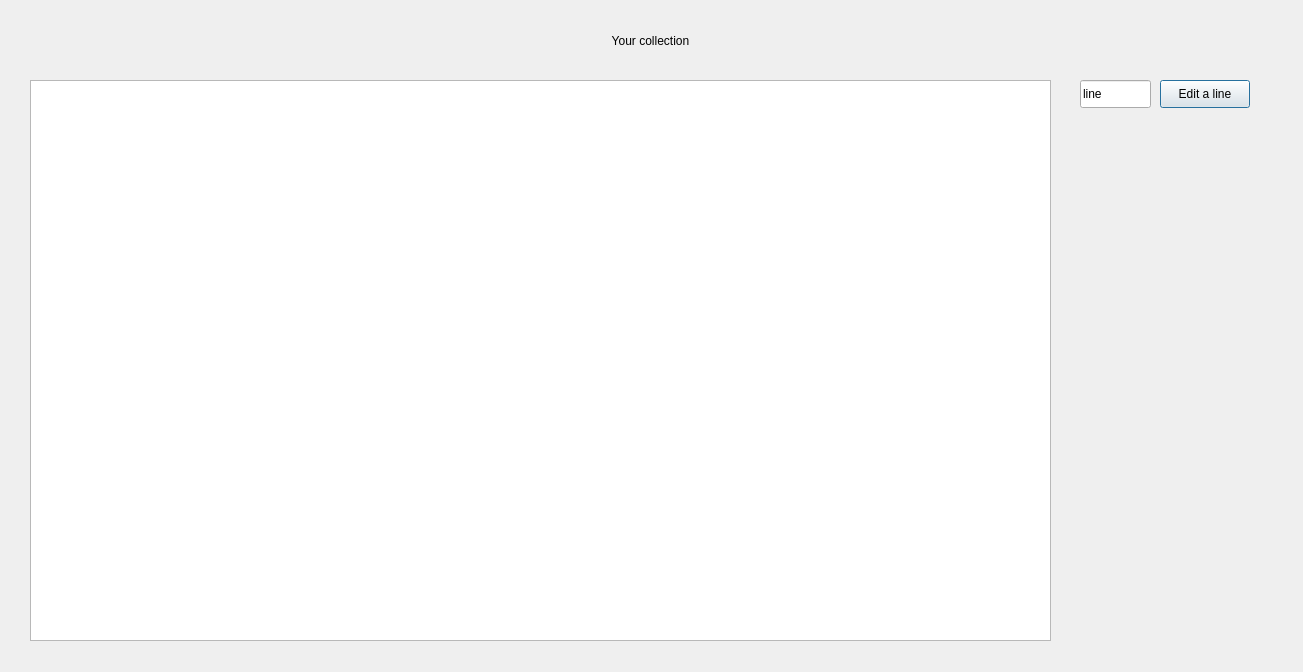
<?xml version="1.0" encoding="UTF-8"?>
<ui version="4.0">
 <class>table_ui</class>
 <widget class="QDialog" name="table_ui">
  <property name="geometry">
   <rect>
    <x>0</x>
    <y>0</y>
    <width>1303</width>
    <height>672</height>
   </rect>
  </property>
  <property name="windowTitle">
   <string>Dialog</string>
  </property>
  <widget class="QLabel" name="label">
   <property name="geometry">
    <rect>
     <x>0</x>
     <y>30</y>
     <width>1301</width>
     <height>21</height>
    </rect>
   </property>
   <property name="text">
    <string>Your collection</string>
   </property>
   <property name="alignment">
    <set>Qt::AlignCenter</set>
   </property>
  </widget>
  <widget class="QPushButton" name="edit_line">
   <property name="geometry">
    <rect>
     <x>1160</x>
     <y>80</y>
     <width>90</width>
     <height>28</height>
    </rect>
   </property>
   <property name="text">
    <string>Edit a line</string>
   </property>
  </widget>
  <widget class="QLineEdit" name="line_to_edit">
   <property name="geometry">
    <rect>
     <x>1080</x>
     <y>80</y>
     <width>71</width>
     <height>28</height>
    </rect>
   </property>
   <property name="text">
    <string>line</string>
   </property>
  </widget>
  <widget class="QTableView" name="tableView">
   <property name="geometry">
    <rect>
     <x>30</x>
     <y>80</y>
     <width>1021</width>
     <height>561</height>
    </rect>
   </property>
  </widget>
 </widget>
 <resources/>
 <connections/>
</ui>
